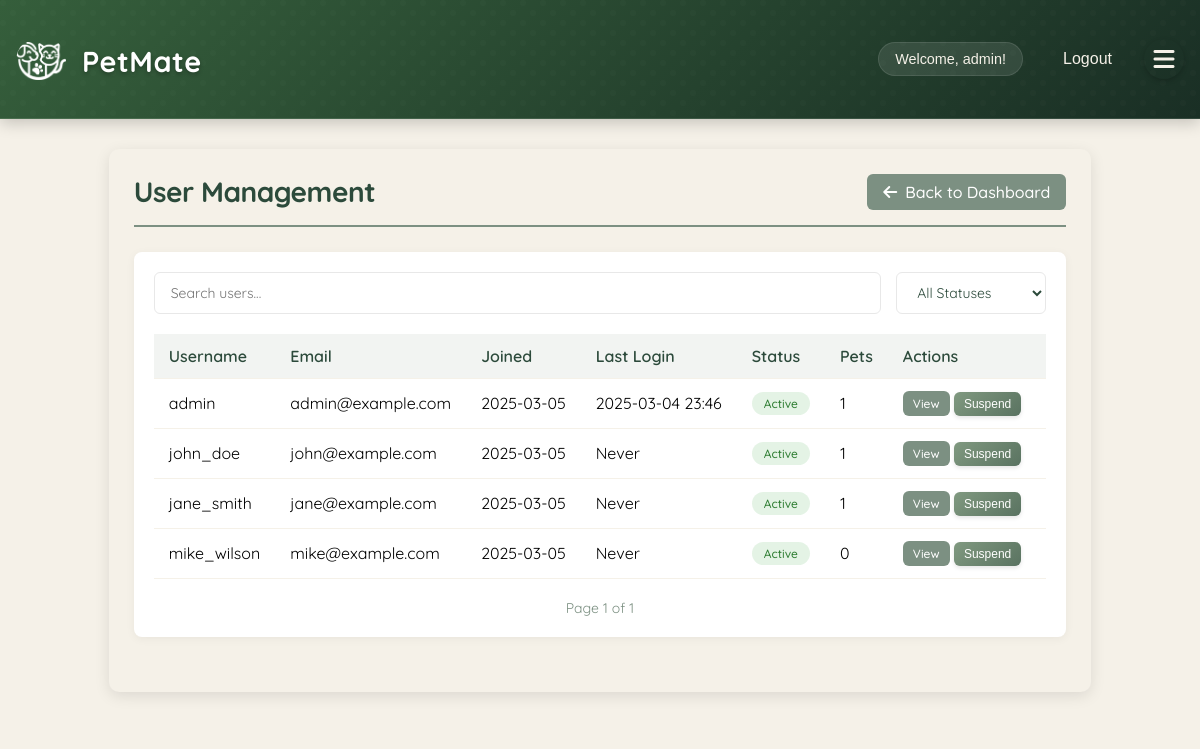
/admin/users (signed in), run on an earlier commit of the app's database.
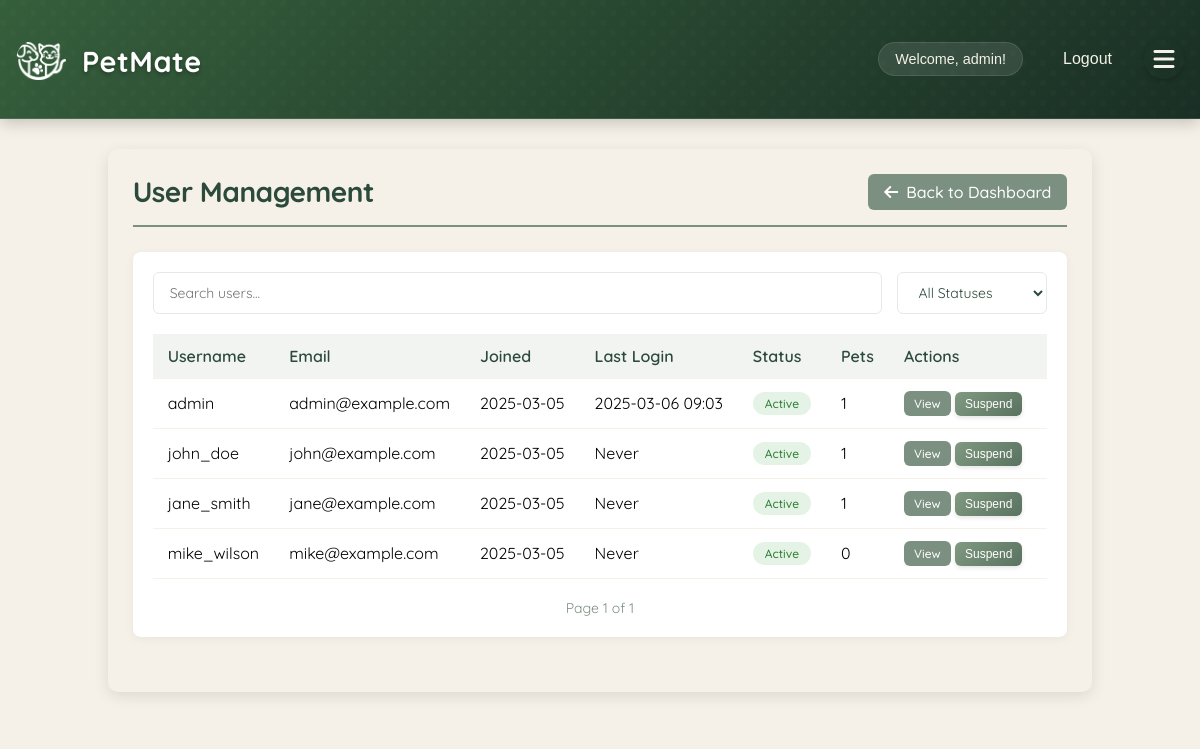
And on a later commit of the database.
### app/models/user.py (models this page shows, shortened)
class User(db.Model, UserMixin):
    __tablename__ = 'users'
    id = db.Column(db.Integer, primary_key=True)
    username = db.Column(db.String(80), unique=True, nullable=False)
    email = db.Column(db.String(120), unique=True, nullable=False)
    password_hash = db.Column(db.String(128))
    name = db.Column(db.String(120))  # User's full name
    created_at = db.Column(db.DateTime, default=datetime.utcnow)
    profile_picture = db.Column(db.String(255))  # Store the filename of uploaded image
    bio = db.Column(db.Text)  # User bio
    location = db.Column(db.String(200))  # User location
    is_admin = db.Column(db.Boolean, default=False)
    account_status = db.Column(db.String(20), default='active')  # active, suspended, banned
    last_login = db.Column(db.DateTime)
    account_notes = db.Column(db.Text)  # Admin notes about the user
    preferred_meetup_types = db.Column(db.String(255))  # e.g., "parks,beaches,dog runs"
    availability = db.Column(db.String(255))  # e.g., "weekends,evenings"
    pet_owner_since = db.Column(db.Integer)  # Year they became a pet owner
    pet_experience_level = db.Column(db.String(50))  # e.g., "beginner", "intermediate", "expert"
    pets = db.relationship('Pet', backref='owner', lazy=True)
    hosted_playdates = db.relationship('Playdate', foreign_keys='Playdate.host_id', lazy=True)
    attended_playdates = db.relationship('Playdate', secondary=playdate_attendees, lazy=True)
    reviews_received = db.relationship('Review',
                                     foreign_keys='Review.reviewed_user_id',
                                     back_populates='reviewed_user',
                                     lazy='joined')
    reviews_given = db.relationship('Review',
                                  foreign_keys='Review.reviewer_id',
                                  back_populates='reviewer',
                                  lazy='joined')
    @property
    def is_authenticated(self):
        return True
    def get_unread_message_count(self):
        from app.models.message import Message
        return Message.query.filter_by(recipient_id=self.id, is_read=False).count()

### app/routes/admin.py (the view)
@bp.route('/users')
@login_required
@admin_required
def user_management():
    from app.models.user import User
    page = request.args.get('page', 1, type=int)
    users = User.query.paginate(page=page, per_page=20)
    return render_template('admin/users.html', users=users)

### app/__init__.py (called while the page is built)
@login_manager.user_loader
def load_user(user_id):
    from app.models.user import User
    return User.query.get(int(user_id))

### app/routes/admin.py (called while the page is built)
def admin_required(f):
    @wraps(f)
    def decorated_function(*args, **kwargs):
        if not current_user.is_authenticated or not current_user.is_admin:
            flash('You do not have permission to access this area.', 'error')
            return redirect(url_for('main.index'))
        return f(*args, **kwargs)
    return decorated_function

### app/templates/admin/users.html (shortened to what this page needs)
{% extends "base.html" %}
{% block content %}
<div class="admin-container">
    <div class="admin-header">
        <h1>User Management</h1>
        <a href="{{ url_for('admin.admin_dashboard') }}" class="back-link">
            <i class="fas fa-arrow-left"></i> Back to Dashboard
        </a>
    </div>
    <div class="admin-section">
        <div class="filters">
            <input type="text" id="userSearch" placeholder="Search users..." class="search-input">
            <select id="statusFilter" class="filter-select">
                <option value="">All Statuses</option>
            </select>
        </div>
        <div class="table-responsive">
            <table class="admin-table">
                <thead>
                    <tr>
                        <th>Username</th>
                        <th>Email</th>
                        <th>Joined</th>
                        <th>Last Login</th>
                        <th>Status</th>
                        <th>Pets</th>
                        <th>Actions</th>
                    </tr>
                </thead>
                <tbody>
                    {% for user in users.items %}
                    <tr>
                        <td>{{ user.username }}</td>
                        <td>{{ user.email }}</td>
                        <td>{{ user.created_at.strftime('%Y-%m-%d') }}</td>
                        <td>{{ user.last_login.strftime('%Y-%m-%d %H:%M') if user.last_login else 'Never' }}</td>
                        <td>
                            <span class="status-badge status-{{ user.account_status }}">
                                {{ user.account_status }}
                            </span>
                        </td>
                        <td>{{ user.pets|length }}</td>
                        <td class="actions">
                            <a href="{{ url_for('admin.user_details', user_id=user.id) }}" class="btn btn-small btn-primary">View</a>
                            {% if user.account_status == 'active' %}
                            <button onclick="showSuspendModal({{ user.id }})" class="btn btn-small btn-warning">Suspend</button>
                            {% elif user.account_status == 'suspended' %}
                            <form action="{{ url_for('admin.update_user_status', user_id=user.id) }}" method="POST" style="display: inline;">
                                <input type="hidden" name="action" value="activate">
                                <button type="submit" class="btn btn-small btn-success">Activate</button>
                            </form>
                            {% endif %}
                        </td>
                    </tr>
                    {% endfor %}
                </tbody>
            </table>
        </div>
        <div class="pagination">
            <span class="page-info">
                Page {{ users.page }} of {{ users.pages }}
            </span>
        </div>
    </div>
</div>
{% endblock %}

### app/templates/base.html (shortened to what this page needs)
<!DOCTYPE html>
<html>
<head>
    <link rel="stylesheet" href="{{ url_for('static', filename='style.css') }}">
    <link rel="stylesheet" href="{{ url_for('static', filename='mobile.css') }}">
    <link rel="stylesheet" href="{{ url_for('static', filename='how-it-works.css') }}">
    <link rel="stylesheet" href="{{ url_for('static', filename='feature-cards.css') }}">
    <link rel="stylesheet" href="{{ url_for('static', filename='css/pet-avatars.css') }}">
    <link rel="stylesheet" href="{{ url_for('static', filename='gallery.css') }}">
    <link rel="stylesheet" href="https://cdnjs.cloudflare.com/ajax/libs/font-awesome/6.0.0/css/all.min.css">
    <link rel="stylesheet" href="{{ url_for('static', filename='css/flash.css') }}">
    <link rel="stylesheet" href="{{ url_for('static', filename='css/admin.css') }}">
</head>
<body>
    <nav>
        <div class="nav-container">
            <h1>
                <a href="{{ url_for('main.index') }}" class="site-title">
                    <div class="logo">
                        <div class="logo-icon"></div>
                        <div class="logo-text">Pet<span class="highlight">Mate</span></div>
                    </div>
                </a>
            </h1>
            <div class="nav-links">
                {% if 'username' in session %}
                    <div class="user-menu">
                        <span>Welcome, {{ session['username'] }}!</span>
                        <a href="{{ url_for('auth.logout') }}">Logout</a>
                    </div>
                    <button class="menu-toggle">
                        <i class="fas fa-bars"></i>
                    </button>
                {% else %}
                    <a href="{{ url_for('auth.login') }}">Login</a>
                    <a href="{{ url_for('auth.register') }}">Register</a>
                {% endif %}
            </div>
        </div>
    </nav>
    <main>
        {% block content %}{% endblock %}
    </main>
</body>
</html>

What changed in the data, as far as the page shows it:
changed User "admin": last_login "2025-03-04 23:46" → "2025-03-06 09:03"
